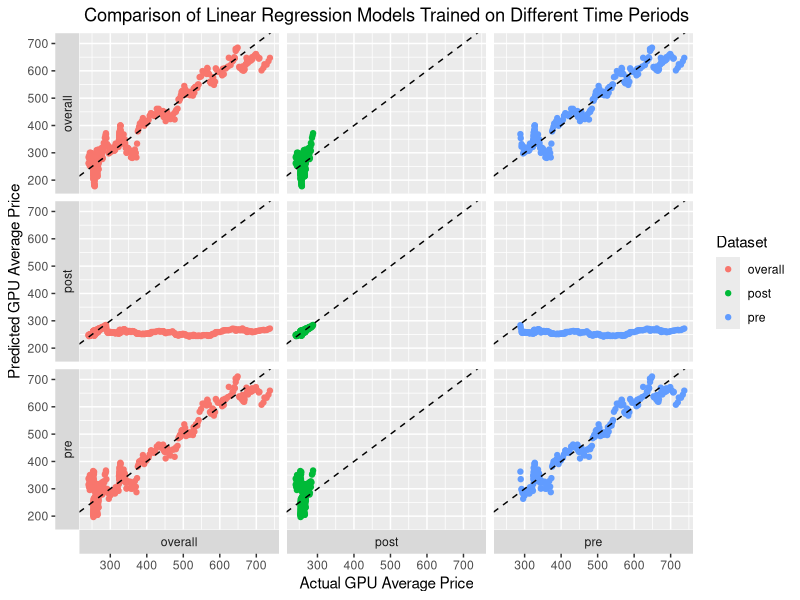

Here is the R script that generated this plot:
## ---- chunk 1
knitr::opts_chunk$set(echo = TRUE)
## ---- chunk 2
library(ggplot2)
# Load in the GPU_input_data_overall.csv file
GPU_input_data_overall <- read.csv("GPU_input_data_overall.csv")

# Load in the GPU_input_data_pre.csv file
GPU_input_data_pre <- read.csv("GPU_input_data_pre.csv")

# Load in the GPU_input_data_post.csv file
GPU_input_data_post <- read.csv("GPU_input_data_post.csv")

## ---- chunk 3
# Scale the difficulty and btc variables down by 1000
GPU_input_data_overall$difficulty <- GPU_input_data_overall$difficulty / 1000
GPU_input_data_overall$btc <- GPU_input_data_overall$btc / 1000

GPU_input_data_pre$difficulty <- GPU_input_data_pre$difficulty / 1000
GPU_input_data_pre$btc <- GPU_input_data_pre$btc / 1000

GPU_input_data_post$difficulty <- GPU_input_data_post$difficulty / 1000
GPU_input_data_post$btc <- GPU_input_data_post$btc / 1000
## ---- chunk 4
#create a variable that is the average of the three prices

# For GPU_input_data_overall
GPU_input_data_overall$gpu_avg <- rowMeans(GPU_input_data_overall[, c("gtx1080ti", "gtx1660ti", "rtx3070")])

# For GPU_input_data_pre
GPU_input_data_pre$gpu_avg <- rowMeans(GPU_input_data_pre[, c("gtx1080ti", "gtx1660ti", "rtx3070")])

# For GPU_input_data_post
GPU_input_data_post$gpu_avg <- rowMeans(GPU_input_data_post[, c("gtx1080ti", "gtx1660ti", "rtx3070")])

## ---- chunk 5
# Fit linear regression models to predict gpu_avg using bond, spy, nvda, difficulty, and btc for each dataset
glm_overall <- glm(gpu_avg ~ bond + spy + nvda + difficulty + btc, data = GPU_input_data_overall)
glm_pre <- glm(gpu_avg ~ bond + spy + nvda + difficulty + btc, data = GPU_input_data_pre)
glm_post <- glm(gpu_avg ~ bond + spy + nvda + difficulty + btc, data = GPU_input_data_post)

# Use each model to predict gpu_avg for all three datasets
predicted_overall_overall <- predict(glm_overall, newdata = GPU_input_data_overall)
predicted_overall_pre <- predict(glm_overall, newdata = GPU_input_data_pre)
predicted_overall_post <- predict(glm_overall, newdata = GPU_input_data_post)

predicted_pre_overall <- predict(glm_pre, newdata = GPU_input_data_overall)
predicted_pre_pre <- predict(glm_pre, newdata = GPU_input_data_pre)
predicted_pre_post <- predict(glm_pre, newdata = GPU_input_data_post)

predicted_post_overall <- predict(glm_post, newdata = GPU_input_data_overall)
predicted_post_pre <- predict(glm_post, newdata = GPU_input_data_pre)
predicted_post_post <- predict(glm_post, newdata = GPU_input_data_post)

# Create data frames to store the results
results_overall_overall <- data.frame(actual = GPU_input_data_overall$gpu_avg, predicted = predicted_overall_overall, dataset = "overall", model = "overall")
results_overall_pre <- data.frame(actual = GPU_input_data_pre$gpu_avg, predicted = predicted_overall_pre, dataset = "pre", model = "overall")
results_overall_post <- data.frame(actual = GPU_input_data_post$gpu_avg, predicted = predicted_overall_post, dataset = "post", model = "overall")

results_pre_overall <- data.frame(actual = GPU_input_data_overall$gpu_avg, predicted = predicted_pre_overall, dataset = "overall", model = "pre")
results_pre_pre <- data.frame(actual = GPU_input_data_pre$gpu_avg, predicted = predicted_pre_pre, dataset = "pre", model = "pre")
results_pre_post <- data.frame(actual = GPU_input_data_post$gpu_avg, predicted = predicted_pre_post, dataset = "post", model = "pre")

results_post_overall <- data.frame(actual = GPU_input_data_overall$gpu_avg, predicted = predicted_post_overall, dataset = "overall", model = "post")
results_post_pre <- data.frame(actual = GPU_input_data_pre$gpu_avg, predicted = predicted_post_pre, dataset = "pre", model = "post")
results_post_post <- data.frame(actual = GPU_input_data_post$gpu_avg, predicted = predicted_post_post, dataset = "post", model = "post")

# Combine the results into a single data frame
results_df <- rbind(results_overall_overall, results_overall_pre, results_overall_post,
                    results_pre_overall, results_pre_pre, results_pre_post,
                    results_post_overall, results_post_pre, results_post_post)

# Plot the actual vs. predicted values for each model-dataset combination
ggplot(results_df, aes(x = actual, y = predicted, color = dataset)) +
  geom_point() +
  geom_abline(intercept = 0, slope = 1, linetype = "dashed") +
  facet_grid(rows = vars(model), cols = vars(dataset), switch = "both") +
  labs(x = "Actual GPU Average Price", y = "Predicted GPU Average Price", color = "Dataset") +
  ggtitle("Comparison of Linear Regression Models Trained on Different Time Periods") +
  theme(plot.title = element_text(hjust = 0.5))

# Print the summary of each model
cat("\nSummary of Model Trained on GPU_input_data_overall:\n")
summary(glm_overall)

cat("\nSummary of Model Trained on GPU_input_data_pre:\n")
summary(glm_pre)

cat("\nSummary of Model Trained on GPU_input_data_post:\n")
summary(glm_post)
## ---- chunk 6

# Fit a null model with only an intercept term to each dataset
null_model_overall <- glm(gpu_avg ~ 1, data = GPU_input_data_overall)
null_model_pre <- glm(gpu_avg ~ 1, data = GPU_input_data_pre)
null_model_post <- glm(gpu_avg ~ 1, data = GPU_input_data_post)

# Compute the AIC value for each null model
aic_null_overall <- AIC(null_model_overall)
aic_null_pre <- AIC(null_model_pre)
aic_null_post <- AIC(null_model_post)

# Print the AIC values
cat("AIC for null model on GPU_input_data_overall: ", aic_null_overall, "\n")
cat("AIC for null model on GPU_input_data_pre: ", aic_null_pre, "\n")
cat("AIC for null model on GPU_input_data_post: ", aic_null_post, "\n")
